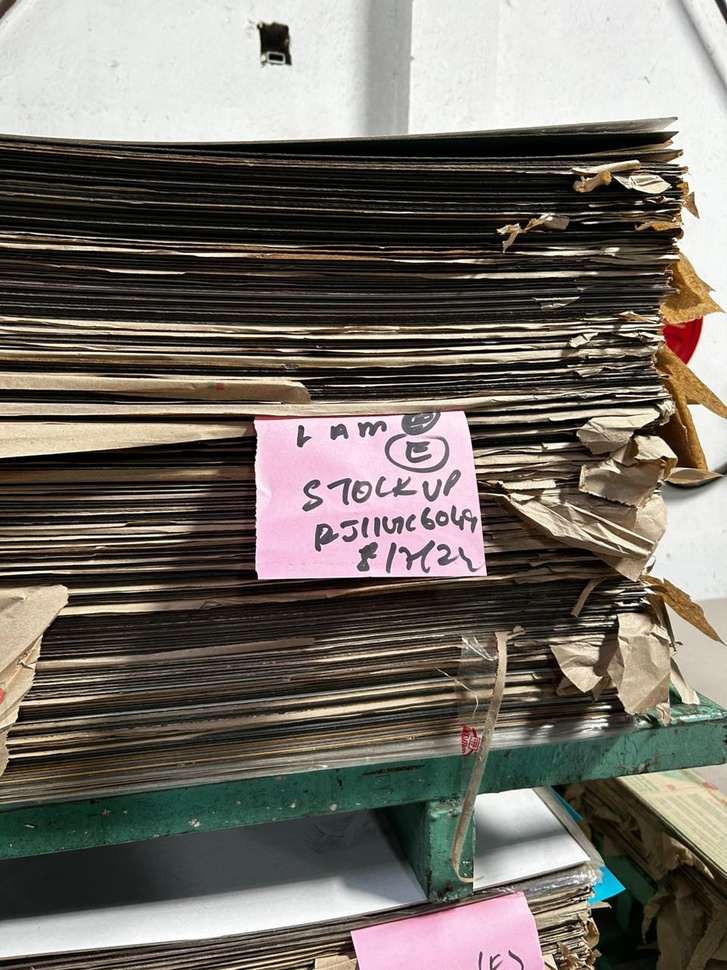
#> input picture images/1.jpeg, 727 x 970 px, shrunk from 960 x 1280 before the run
$ python -i main.py   (imports and definitions only)
#> lines starting #> are read from the running program, lines starting #| are printed output that depends on the picture; after the words box and inside, x2 and y2 are one past the last pixel; in counts of white or black regions, pixels touching at a corner belong together
import streamlit as st
import cv2
import numpy as np
import math
from PIL import Image

def count_horizontal_lines(image_path):
#> called with image_path = 'images/1.jpeg'
    img = cv2.imread(image_path)
#> img is the input picture: shape (970, 727, 3); mean B, G, R 103.3, 111, 116.9
    gray_img = cv2.cvtColor(img, cv2.COLOR_BGR2GRAY)
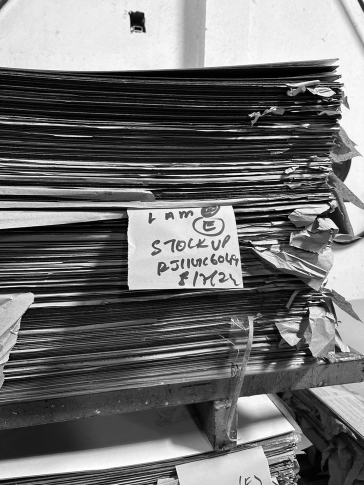
#> gray_img: shape (970, 727) (shown at 1/2 size); min 0, max 255, mean 111.9
    for _ in range(2):
        gray_img = cv2.GaussianBlur(img, (3, 3), cv2.BORDER_DEFAULT)
    edges = cv2.Canny(gray_img, 100, 200)
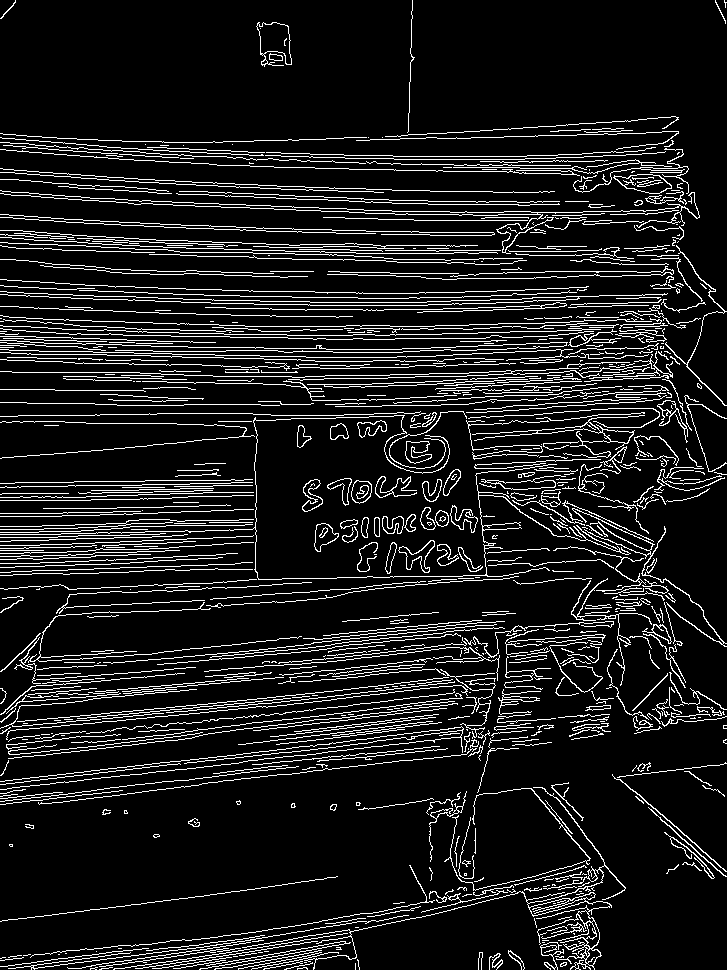
#> edges: shape (970, 727); 11% white in thin lines or dots

    blank_img = np.zeros(edges.shape)
    lines = cv2.HoughLinesP(edges.copy(), 1, np.pi/180, 100, minLineLength=300, maxLineGap=100)
#> lines = 214 rows, first 6: [62, 250, 679, 250], [17, 151, 674, 163], [230, 337, 701, 329], [54, 198, 682, 220], [26, 296, 723, 309], [1, 336, 702, 324]
    horizontal_lines = []

    if lines is not None:
        for x1, y1, x2, y2 in lines.reshape(-1, 4):
            if x1 == x2:
                continue
            slope = (y2 - y1) / (x2 - x1)
            angle = math.degrees(math.atan(abs(slope)))
            if angle < 10:
                horizontal_lines.append([x1, y1, x2, y2])
                cv2.line(blank_img, (x1, y1), (x2, y2), (255, 255, 255), 2)
#> this loop made 214 passes
#> (x1, y1, x2, y2, slope, angle) on passes 1 to 3: (62, 250, 679, 250, 0, 0), (17, 151, 674, 163, 0.0183, 1.05), (230, 337, 701, 329, -0.017, 0.973)
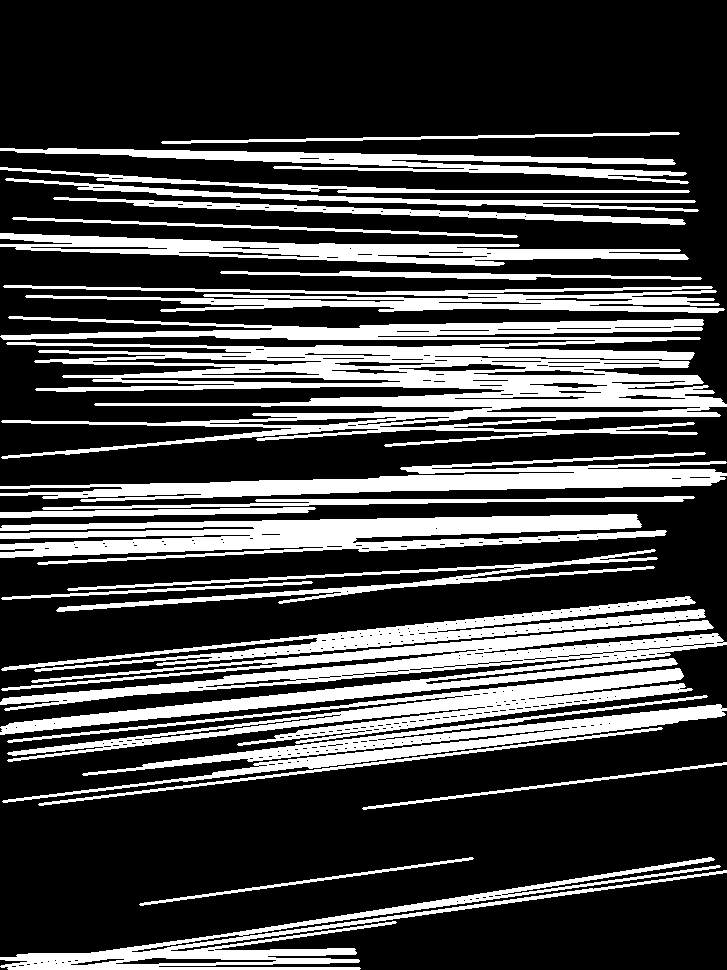
#> blank_img: shape (970, 727) float64; 27.7% white; 24 white regions, largest, box (x1, y1, x2, y2) and area: (0, 316, 727, 459) 42732, (0, 620, 727, 735) 22152, (0, 514, 667, 565) 17108
#> after the loop, horizontal_lines = 181 items, first 6: [62, 250, 679, 250], [17, 151, 674, 163], [230, 337, 701, 329], [54, 198, 682, 220], [26, 296, 723, 309], [1, 336, 702, 324]

        for i in range(len(horizontal_lines)):
            if horizontal_lines[i][1] > horizontal_lines[i][3]:
                horizontal_lines[i][1], horizontal_lines[i][3] = horizontal_lines[i][3], horizontal_lines[i][1]
#> after the loop, horizontal_lines = 181 items, first 6: [62, 250, 679, 250], [17, 151, 674, 163], [230, 329, 701, 337], [54, 198, 682, 220], [26, 296, 723, 309], [1, 324, 702, 336]

        sorted_lines = sorted(horizontal_lines, key=lambda x: x[1])
#> sorted_lines = 181 items, first 6: [162, 133, 678, 142], [0, 149, 685, 173], [48, 149, 672, 160], [17, 151, 674, 163], [132, 155, 683, 174], [312, 156, 687, 182]

        differences = []

        for i in range(len(sorted_lines) - 1):
            differences.append(sorted_lines[i][3] - sorted_lines[i][1])
#> after the loop, differences = 180 values, max 110 at index 168, min 0 at index 11, mean 27.88

        median_gap = np.median(differences)
#> median_gap = 19

        start = 0
        final_lines = []

        for line in sorted_lines:
            if start < line[1]:
                start = line[1] + 10
                final_lines.append(line)
#> this loop made 181 passes
#> (line, start) on passes 1, 2, 7, 9, 12, 16, 17, 18: ([162, 133, 678, 142], 143), ([0, 149, 685, 173], 159), ([274, 167, 662, 174], 177), ([97, 179, 449, 191], 189), ([338, 191, 688, 191], 201), ([134, 204, 684, 223], 214), ([13, 218, 516, 236], 228), ([0, 234, 616, 256], 244)
#> after the loop, final_lines = 48 items, first 6: [162, 133, 678, 142], [0, 149, 685, 173], [274, 167, 662, 174], [97, 179, 449, 191], [338, 191, 688, 191], [134, 204, 684, 223]; start = 971

        return len(final_lines)
    else:
        return 0

# [14 lines not run here, left out]

>>> result = count_horizontal_lines('images/1.jpeg')
#> result = 48

$ run again, on images/2.jpeg
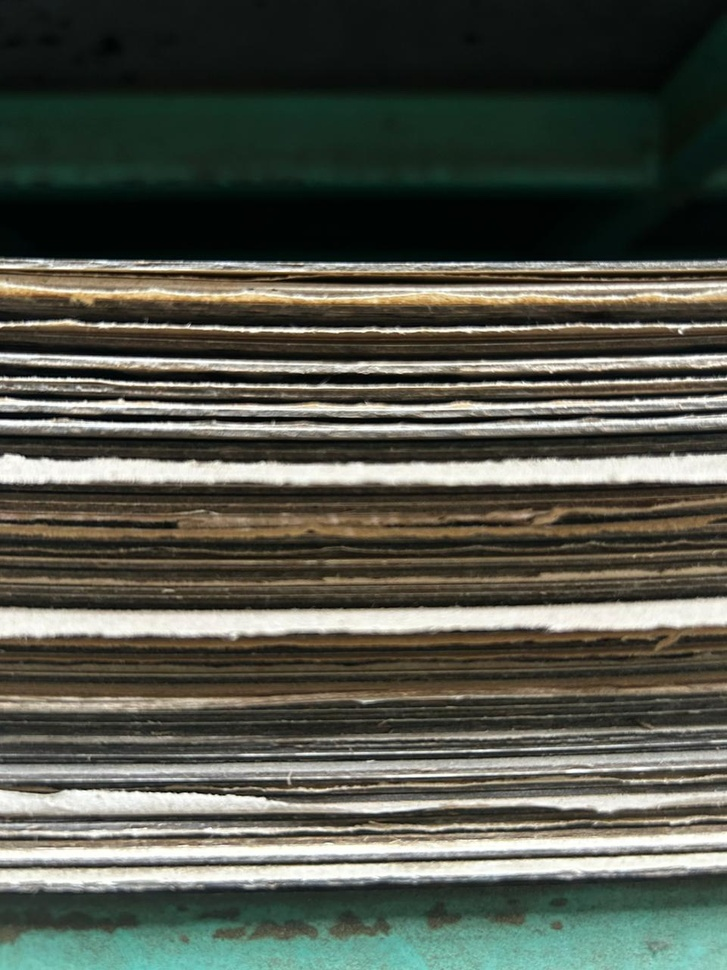
#> input picture images/2.jpeg, 727 x 970 px, shrunk from 960 x 1280 before the run
#> in count_horizontal_lines, img is the input picture: shape (970, 727, 3); mean B, G, R 75, 85.2, 82.2
#> in count_horizontal_lines, `edges = cv2.Canny(gray_img, 100, 200)`:
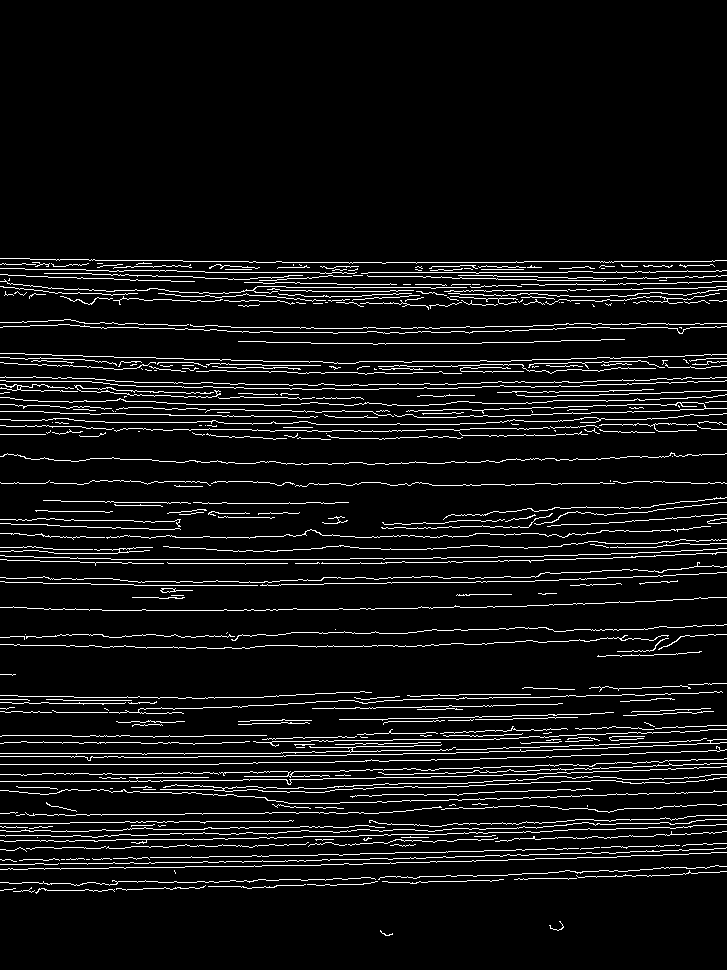
#> edges: shape (970, 727); 6.9% white in thin lines or dots, all inside (x1, y1, x2, y2) = (0, 258, 727, 936)
#> lines = 110 rows, first 6: [205, 272, 655, 272], [114, 393, 670, 383], [5, 294, 726, 281], [2, 860, 447, 852], [396, 774, 726, 763], [29, 864, 502, 856]
#> the loop in count_horizontal_lines, `for x1, y1, x2, y2 in lines.reshape(-1, 4):` made 110 passes
#> (x1, y1, x2, y2, slope, angle) on passes 1 to 8: (205, 272, 655, 272, 0, 0), (114, 393, 670, 383, -0.018, 1.03), (5, 294, 726, 281, -0.018, 1.03), (2, 860, 447, 852, -0.018, 1.03), (396, 774, 726, 763, -0.0333, 1.91), (29, 864, 502, 856, -0.0169, 0.969), (34, 756, 508, 748, -0.0169, 0.967), (275, 416, 726, 401, -0.0333, 1.9)
#> after the loop in count_horizontal_lines, `for x1, y1, x2, y2 in lines.reshape(-1, 4):`:
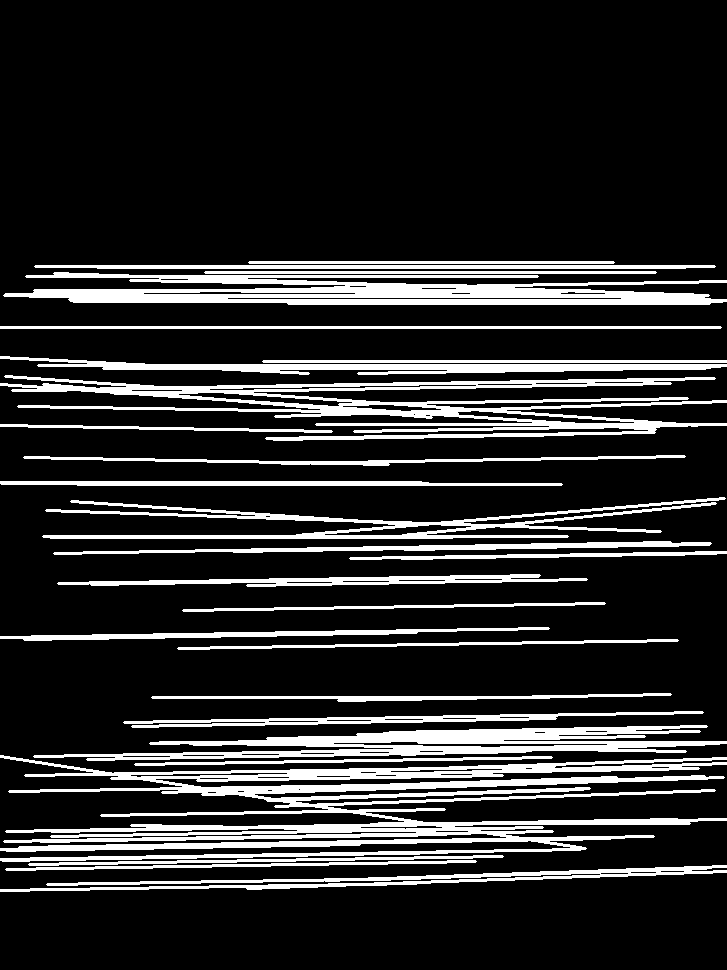
#> blank_img: shape (970, 727) float64; 16.6% white; 26 white regions, largest, box (x1, y1, x2, y2) and area: (0, 755, 727, 862) 26842, (0, 375, 727, 441) 14516, (3, 272, 727, 305) 13551
#> after the loop in count_horizontal_lines, `for x1, y1, x2, y2 in lines.reshape(-1, 4):`: horizontal_lines = 110 items, first 6: [205, 272, 655, 272], [114, 393, 670, 383], [5, 294, 726, 281], [2, 860, 447, 852], [396, 774, 726, 763], [29, 864, 502, 856]
#> the loop in count_horizontal_lines, `for i in range(len(horizontal_lines)):` made 110 passes
#> after the loop in count_horizontal_lines, `for i in range(len(horizontal_lines)):`: horizontal_lines = 110 items, first 6: [205, 272, 655, 272], [114, 383, 670, 393], [5, 281, 726, 294], [2, 852, 447, 860], [396, 763, 726, 774], [29, 856, 502, 864]
#> sorted_lines = 110 items, first 6: [249, 262, 613, 262], [35, 266, 714, 266], [97, 267, 685, 267], [205, 272, 655, 272], [54, 273, 708, 295], [26, 276, 537, 276]
#> the loop in count_horizontal_lines, `for i in range(len(sorted_lines) - 1):` made 109 passes
#> after the loop in count_horizontal_lines, `for i in range(len(sorted_lines) - 1):`: differences = 109 values, max 92 at index 76, min 0 at index 0, mean 9.41
#> median_gap = 7
#> the loop in count_horizontal_lines, `for line in sorted_lines:` made 110 passes
#> (line, start) on passes 1, 5, 9, 15, 18, 19, 24, 27: ([249, 262, 613, 262], 272), ([54, 273, 708, 295], 283), ([334, 287, 726, 300], 297), ([70, 300, 704, 300], 310), ([0, 327, 720, 327], 337), ([0, 357, 308, 373], 367), ([103, 368, 705, 368], 378), ([37, 379, 682, 390], 389)
#> after the loop in count_horizontal_lines, `for line in sorted_lines:`: final_lines = 33 items, first 6: [249, 262, 613, 262], [54, 273, 708, 295], [334, 287, 726, 300], [70, 300, 704, 300], [0, 327, 720, 327], [0, 357, 308, 373]; start = 888
#> result = 33

$ run again, on images/3.jpeg
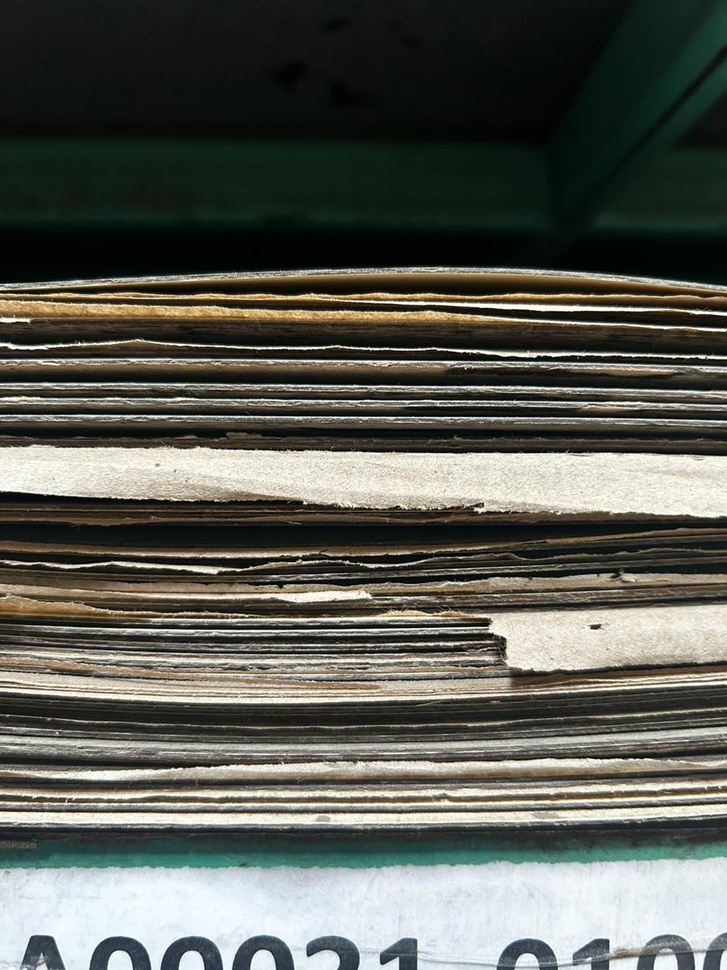
#> input picture images/3.jpeg, 727 x 970 px, shrunk from 960 x 1280 before the run
#> in count_horizontal_lines, img is the input picture: shape (970, 727, 3); mean B, G, R 85, 93, 91.2
#> in count_horizontal_lines, `edges = cv2.Canny(gray_img, 100, 200)`:
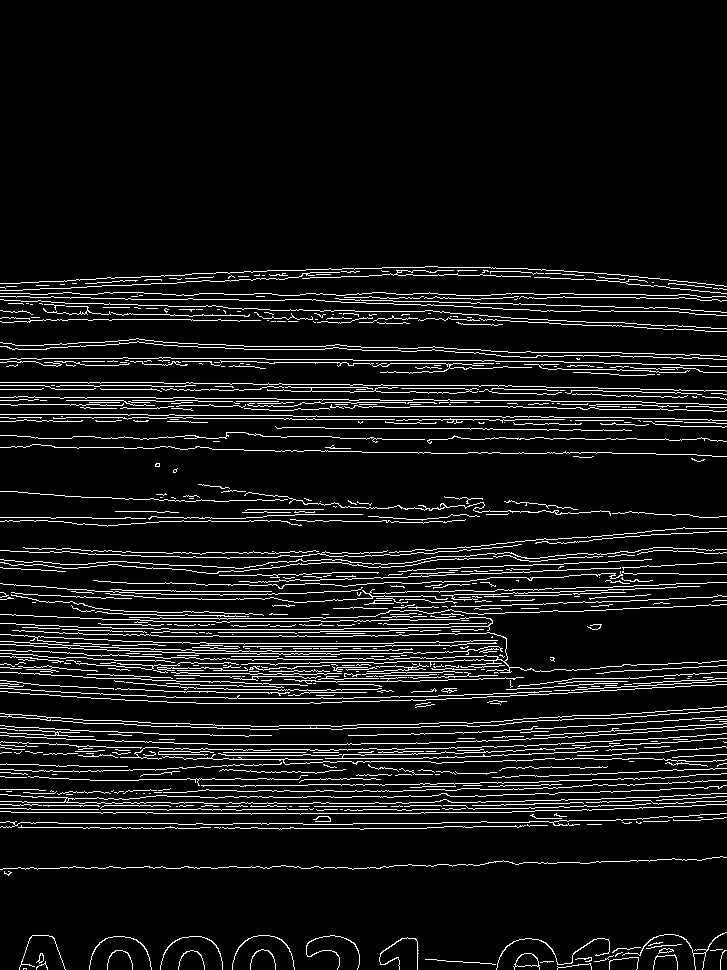
#> edges: shape (970, 727); 8.4% white in thin lines or dots, all inside (x1, y1, x2, y2) = (0, 266, 727, 970)
#> lines = 156 rows, first 6: [30, 294, 689, 294], [0, 550, 694, 574], [27, 809, 474, 809], [348, 387, 722, 393], [0, 296, 433, 304], [399, 805, 705, 805]
#> the loop in count_horizontal_lines, `for x1, y1, x2, y2 in lines.reshape(-1, 4):` made 156 passes
#> (x1, y1, x2, y2, slope, angle) on passes 1 to 3: (30, 294, 689, 294, 0, 0), (0, 550, 694, 574, 0.0346, 1.98), (27, 809, 474, 809, 0, 0)
#> after the loop in count_horizontal_lines, `for x1, y1, x2, y2 in lines.reshape(-1, 4):`:
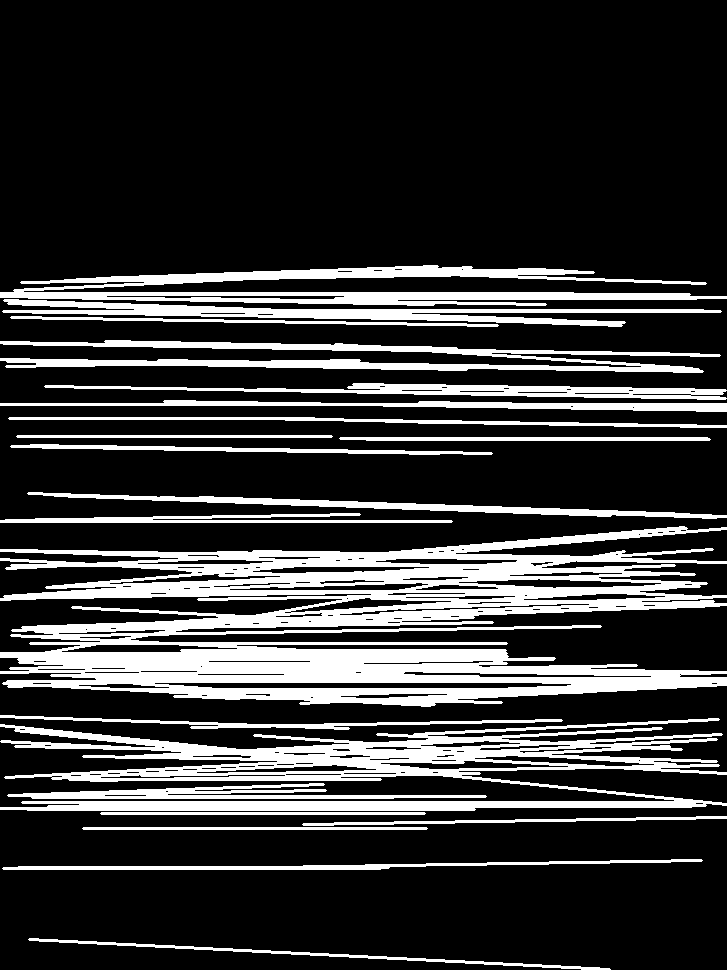
#> blank_img: shape (970, 727) float64; 21.4% white; 21 white regions, largest, box (x1, y1, x2, y2) and area: (0, 526, 727, 707) 62439, (0, 718, 727, 811) 25476, (0, 265, 727, 306) 11785
#> after the loop in count_horizontal_lines, `for x1, y1, x2, y2 in lines.reshape(-1, 4):`: horizontal_lines = 154 items, first 6: [30, 294, 689, 294], [0, 550, 694, 574], [27, 809, 474, 809], [348, 387, 722, 393], [0, 296, 433, 304], [399, 805, 705, 805]
#> sorted_lines = 154 items, first 6: [96, 266, 437, 278], [14, 267, 471, 290], [158, 269, 545, 276], [76, 270, 563, 279], [359, 271, 705, 283], [64, 271, 577, 280]
#> after the loop in count_horizontal_lines, `for i in range(len(sorted_lines) - 1):`: differences = 153 values, max 106 at index 58, min 0 at index 7, mean 13.03
#> median_gap = 9
#> the loop in count_horizontal_lines, `for line in sorted_lines:` made 154 passes
#> (line, start) on passes 1, 8, 18, 22, 26, 30, 34, 37: ([96, 266, 437, 278], 276), ([0, 293, 573, 293], 303), ([270, 310, 703, 310], 320), ([105, 341, 456, 348], 351), ([0, 359, 702, 371], 369), ([353, 384, 725, 390], 394), ([164, 401, 726, 410], 411), ([255, 418, 726, 426], 428)
#> after the loop in count_horizontal_lines, `for line in sorted_lines:`: final_lines = 34 items, first 6: [96, 266, 437, 278], [0, 293, 573, 293], [270, 310, 703, 310], [105, 341, 456, 348], [0, 359, 702, 371], [353, 384, 725, 390]; start = 949
#> result = 34
